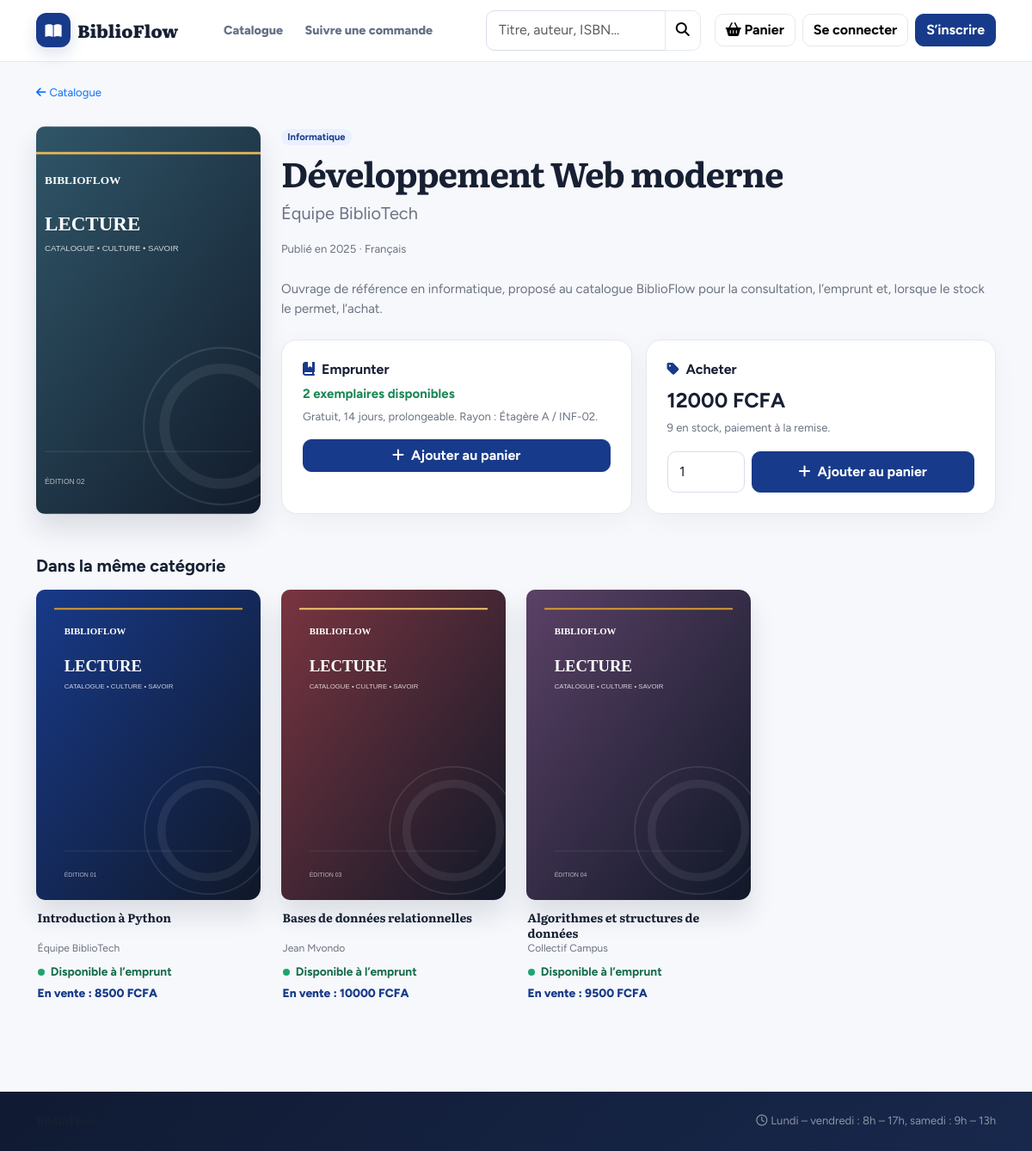
Page /livres/2/ on the committed database.
### bibliotheque/models.py (models this page shows, shortened)
class Livre(models.Model):
    titre = models.CharField(max_length=200)
    auteur = models.CharField(max_length=120)
    isbn = models.CharField(max_length=20, unique=True, null=True, blank=True)
    description = models.TextField(blank=True)
    image = models.CharField(max_length=255, blank=True)  # chemin relatif dans static/media
    categorie = models.CharField(max_length=80, blank=True)
    annee_publication = models.PositiveSmallIntegerField(null=True, blank=True)
    langue = models.CharField(max_length=30, default="Français")
    prix = models.DecimalField(max_digits=10, decimal_places=2, default=0)  # prix de vente
    stock_vente = models.PositiveIntegerField(default=0)                    # exemplaires à vendre
    actif = models.BooleanField(default=True)
    class Meta:
        ordering = ["titre"]

### bibliotheque/views_public.py (the view)
# urls.py: path("livres/<int:pk>/", pub.livre_detail, name="livre_detail"),
def livre_detail(request, pk):
    livre = get_object_or_404(_livres_avec_dispo(), pk=pk)
    emplacements = sorted({ex.emplacement for ex in livre.exemplaires.filter(statut="disponible") if ex.emplacement})
    ctx = {"livre": livre, "emplacements": emplacements,
           "similaires": _livres_avec_dispo().filter(categorie=livre.categorie).exclude(pk=pk)[:4] if livre.categorie else []}
    if request.user.is_authenticated and request.user.numero_carte:
        ctx["deja"] = services.deja_emprunte(request.user, livre)
    return render(request, "bibliotheque/public/livre.html", ctx)

### bibliotheque/context.py (called while the page is built)
def globales(request):
    ctx = {"p": params(), "panier_count": 0, "est_personnel": False}
    try:
        ctx["panier_count"] = sum(request.session.get("panier", {}).values())
    except Exception:
        pass
    if request.user.is_authenticated:
        ctx["est_personnel"] = est_personnel(request.user)
    return ctx

### bibliotheque/models.py (called while the page is built)
    @property
    def emplacement(self):
        return " / ".join(x for x in (self.etagere, self.code_rayon) if x)

### bibliotheque/services.py (called while the page is built)
def params():
    d = dict(settings.BIBLIO)
    for cle in ("amende_par_jour", "amende_plafond", "frais_perte"):
        d[cle] = Decimal(str(d[cle]))
    return SimpleNamespace(**d)

### bibliotheque/templatetags/biblio_extras.py (called while the page is built)
@register.filter
def couverture(livre):
    image = getattr(livre, "image", "") or f"cover-{((livre.pk - 1) % 8) + 1}.svg"
    if image.startswith("/"):
        return image
    return f"/static/bibliotheque/images/covers/{image}"

### bibliotheque/views_public.py (called while the page is built)
def _livres_avec_dispo():
    return Livre.objects.filter(actif=True).annotate(
        dispo=Count("exemplaires", filter=Q(exemplaires__statut="disponible"), distinct=True))

### bibliotheque/templates/bibliotheque/public/livre.html (shortened to what this page needs)
{% extends "bibliotheque/public/base.html" %}{% load biblio_extras %}{% block titre %}{{ livre.titre }} – BiblioFlow{% endblock %}{% block contenu %}
<a href="{% url 'catalogue' %}" class="small text-decoration-none"><i class="fa-solid fa-arrow-left me-1"></i>Catalogue</a>
<div class="row g-4 mt-1"><div class="col-md-4 col-lg-3"><img class="cover cover-lg cover-img" src="{{ livre|couverture }}" alt="Couverture illustrée de {{ livre.titre }}"></div>
<div class="col-md-8 col-lg-9">{% if livre.categorie %}<span class="badge badge-soft rounded-pill mb-2">{{ livre.categorie }}</span>{% endif %}<h1>{{ livre.titre }}</h1><p class="fs-5 muted">{{ livre.auteur }}</p>
<div class="muted small mb-4">{% if livre.annee_publication %}Publié en {{ livre.annee_publication }} · {% endif %}{{ livre.langue }}{% if livre.isbn %} · ISBN {{ livre.isbn }}{% endif %}</div>{% if livre.description %}<p class="muted mb-4">{{ livre.description }}</p>{% endif %}
<div class="row g-3"><div class="col-lg-6"><div class="cardx p-4 h-100"><h6 class="fw-bold"><i class="fa-solid fa-book-bookmark text-primary me-2"></i>Emprunter</h6>
{% if livre.dispo %}<p class="text-success mb-1"><strong>{{ livre.dispo }} exemplaire{{ livre.dispo|pluralize }} disponible{{ livre.dispo|pluralize }}</strong></p><p class="muted small">Gratuit, {{ p.duree_pret_jours }} jours, prolongeable.{% if emplacements %} Rayon : {{ emplacements|join:", " }}.{% endif %}</p>
{% if deja %}<button class="btn btn-light w-100" disabled>Vous l’avez déjà</button>{% else %}<form method="post" action="{% url 'panier_action' 'ajouter' %}"><button class="btn btn-primary w-100"><i class="fa-solid fa-plus me-2"></i>Ajouter au panier</button></form>{% endif %}
{% else %}<p class="text-secondary mb-1"><strong>Tous les exemplaires sont sortis</strong></p><p class="muted small mb-0">Revenez bientôt : un exemplaire sera de nouveau disponible après un retour.</p>{% endif %}</div></div>
<div class="col-lg-6"><div class="cardx p-4 h-100"><h6 class="fw-bold"><i class="fa-solid fa-tag text-primary me-2"></i>Acheter</h6>
{% if livre.stock_vente %}<p class="mb-1"><strong class="fs-4">{{ livre.prix|floatformat:0 }} FCFA</strong></p><p class="muted small">{{ livre.stock_vente }} en stock, paiement à la remise.</p>
<form method="post" action="{% url 'panier_action' 'ajouter' %}" class="d-flex gap-2">{% csrf_token %}<input type="hidden" name="livre" value="{{ livre.pk }}"><input type="hidden" name="type" value="achat"><input type="number" name="quantite" value="1" min="1" max="{{ livre.stock_vente }}" class="form-control" style="max-width:90px" aria-label="Quantité"><button class="btn btn-primary flex-grow-1"><i class="fa-solid fa-plus me-2"></i>Ajouter au panier</button></form>
{% else %}<p class="text-secondary mb-0"><strong>Non disponible à la vente</strong></p>{% endif %}</div></div></div></div></div>
{% if similaires %}<h5 class="fw-bold mt-5 mb-3">Dans la même catégorie</h5><div class="row g-4">{% for l in similaires %}<div class="col-6 col-lg-3">{% include "bibliotheque/public/_carte_livre.html" %}</div>{% endfor %}</div>{% endif %}{% endblock %}

### bibliotheque/templates/bibliotheque/public/_carte_livre.html
{% load biblio_extras %}<a class="book" href="{% url 'livre_detail' l.pk %}"><div class="cover-image-wrap"><img class="cover cover-img" src="{{ l|couverture }}" alt="Couverture illustrée de {{ l.titre }}" loading="lazy"></div>
<div class="book-meta"><div class="fw-bold book-title">{{ l.titre }}</div><div class="muted small">{{ l.auteur }}</div><div class="avail {% if l.dispo %}ok{% endif %} mt-2">{% if l.dispo %}Disponible à l’emprunt{% else %}Aucun exemplaire disponible{% endif %}</div>{% if l.stock_vente %}<div class="price">En vente : {{ l.prix|floatformat:0 }} FCFA</div>{% endif %}</div></a>

### bibliotheque/static/bibliotheque/app.css (style rules this page uses)
:root { --primary:#183a8a;--primary-2:#102d6b;--primary-soft:#eaf0ff;--accent:#d49a35; --ink:#172033;--muted:#6b7280;--paper:#f6f8fc;--card:#fff;--line:#e4e8f0; --success:#17835b;--danger:#c83c3c;--warning:#b9780a; --sidebar:#101a32;--sidebar-2:#162343; --serif:"Literata",Georgia,serif;--sans:"Figtree",system-ui,-apple-system,"Segoe UI",sans-serif; --bs-primary:#183a8a;--bs-primary-rgb:24,58,138;--bs-link-color:#183a8a;--bs-link-hover-color:#102d6b; --bs-body-bg:#f6f8fc;--bs-body-color:#172033;--bs-border-color:#e4e8f0; }
* { box-sizing:border-box }
html { scroll-behavior:smooth }
body { background:var(--paper);color:var(--ink);font-family:var(--sans);font-size:15px;line-height:1.55;-webkit-font-smoothing:antialiased }
h1,h2,h3,.serif { font-family:var(--serif);font-weight:700;letter-spacing:-.025em;color:var(--ink) }
a { text-underline-offset:3px }
.muted { color:var(--muted) }
.cardx { background:var(--card);border:1px solid var(--line);border-radius:18px;box-shadow:0 8px 30px rgba(23,32,51,.045) }
.btn { border-radius:10px;font-weight:700;transition:.18s ease }
.btn-primary { --bs-btn-bg:var(--primary);--bs-btn-border-color:var(--primary);--bs-btn-hover-bg:var(--primary-2);--bs-btn-hover-border-color:var(--primary-2);--bs-btn-active-bg:var(--primary-2);--bs-btn-active-border-color:var(--primary-2) }
.form-control,.form-select { border-radius:10px;border-color:#d7ddea;padding:.68rem .85rem;background:#fff }
.badge { font-weight:700 }
.badge-soft { background:var(--primary-soft);color:var(--primary) }
.cover { position:relative;aspect-ratio:3/4.15;background:linear-gradient(145deg,var(--c),#101828);color:#fff;border-radius:5px 12px 12px 5px;padding:1.15rem 1rem 1rem 1.6rem;display:flex;flex-direction:column;justify-content:space-between;overflow:hidden;box-shadow:inset 9px 0 0 #00000025,0 18px 30px rgba(23,32,51,.12) }
.cover:after { content:"";position:absolute;inset:auto -25% -28% auto;width:160px;height:160px;border:1px solid #ffffff30;border-radius:50%;box-shadow:0 0 0 22px #ffffff0d,0 0 0 45px #ffffff08 }
.cover::before { content:"";position:absolute;left:1.6rem;right:1rem;top:.85rem;height:2px;background:var(--accent) }
.cover-lg { padding:1.7rem 1.5rem 1.5rem 2.3rem;max-width:300px }
.cover-lg::before { left:2.3rem;right:1.5rem;top:1.2rem }
.book { display:block;color:inherit;text-decoration:none }
.book .cover { transition:transform .2s,box-shadow .2s }
.book-meta { padding:.8rem .1rem 0;font-size:.86rem }
.avail { color:var(--muted);display:flex;align-items:center;gap:.45rem }
.avail::before { content:"";width:8px;height:8px;border-radius:50%;background:#aab1bd }
.avail.ok { color:#166b4c;font-weight:700 }
.avail.ok::before { background:#21a36f }
.price { color:var(--primary);font-weight:750;margin-top:.18rem }
.pub-body { background:var(--paper) }
.cover-img { width:100%;height:100%;object-fit:cover;padding:0!important;border-radius:10px 14px 14px 10px }
.cover-image-wrap { aspect-ratio:3/4.15;position:relative }
.cover-image-wrap .cover-img { position:absolute;inset:0 }
.book-title { font-family:var(--serif);line-height:1.25;min-height:2.5em }

### rows in the picture
Livre: image (picture), categorie "Informatique", titre "Développement Web moderne", auteur "Équipe BiblioTech", annee_publication "2025", langue "Français", description "Ouvrage de référence en informatique, proposé au catalogue BiblioFlow pour la consultation, l’emprunt et, lorsque le stock le permet, l’achat.", dispo "2", prix "12000", stock_vente "9"
Livre: image (picture), titre "Introduction à Python", auteur "Équipe BiblioTech", shows "Disponible à l’emprunt", prix "8500"
Livre: image (picture), titre "Bases de données relationnelles", auteur "Jean Mvondo", shows "Disponible à l’emprunt", prix "10000"
Livre: image (picture), titre "Algorithmes et structures de données", auteur "Collectif Campus", shows "Disponible à l’emprunt", prix "9500"

### other values in the picture
{{ p.duree_pret_jours }} "14"
{{ emplacements|join:", " }} "Étagère A / INF-02"
{{ p.horaires }} "Lundi – vendredi : 8h – 17h, samedi : 9h – 13h"
